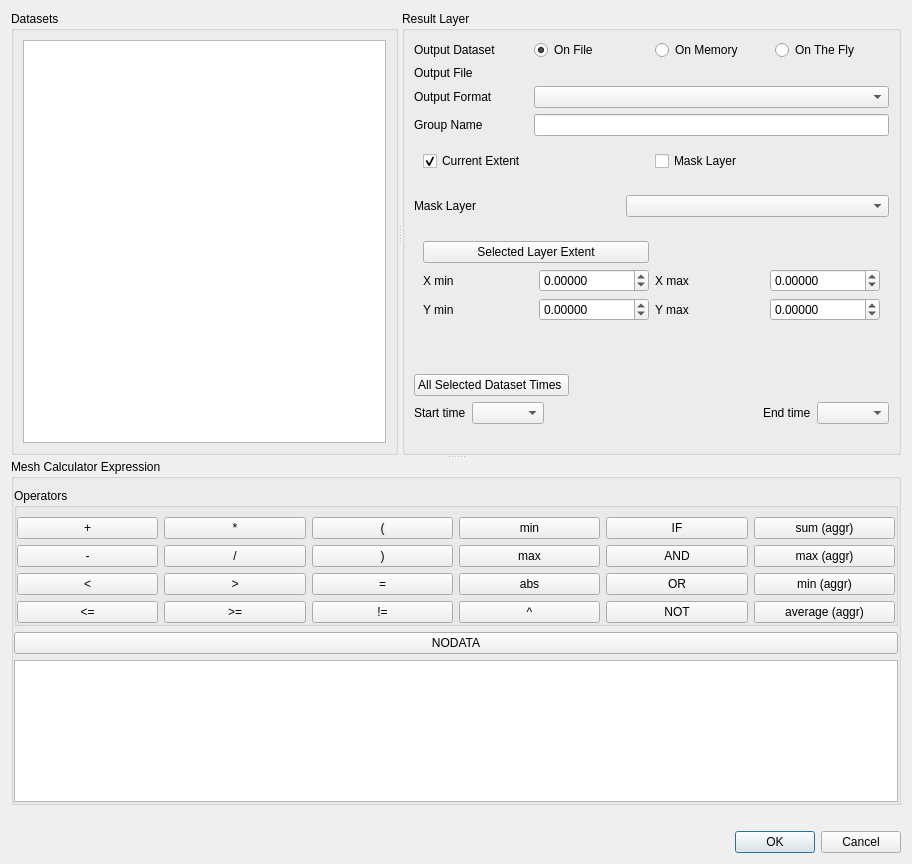
<?xml version="1.0" encoding="UTF-8"?>
<ui version="4.0">
 <class>QgsMeshCalculatorDialogBase</class>
 <widget class="QDialog" name="QgsMeshCalculatorDialogBase">
  <property name="geometry">
   <rect>
    <x>0</x>
    <y>0</y>
    <width>912</width>
    <height>864</height>
   </rect>
  </property>
  <property name="windowTitle">
   <string>Mesh calculator</string>
  </property>
  <layout class="QVBoxLayout" name="verticalLayout_3">
   <item>
    <widget class="QSplitter" name="splitter_2">
     <property name="orientation">
      <enum>Qt::Vertical</enum>
     </property>
     <widget class="QSplitter" name="splitter">
      <property name="orientation">
       <enum>Qt::Horizontal</enum>
      </property>
      <widget class="QGroupBox" name="mRasterBandsGroupBox">
       <property name="title">
        <string>Datasets</string>
       </property>
       <layout class="QGridLayout" name="gridLayout_2">
        <item row="0" column="0">
         <widget class="QListView" name="mDatasetsListWidget"/>
        </item>
       </layout>
      </widget>
      <widget class="QGroupBox" name="mResultGroupBox">
       <property name="title">
        <string>Result Layer</string>
       </property>
       <layout class="QVBoxLayout" name="verticalLayout_4">
        <item>
         <layout class="QGridLayout" name="gridLayout_5">
          <item row="2" column="0">
           <widget class="QLabel" name="mOutputFormatLabel">
            <property name="text">
             <string>Output Format</string>
            </property>
           </widget>
          </item>
          <item row="1" column="0">
           <widget class="QLabel" name="label_4">
            <property name="text">
             <string>Output File</string>
            </property>
           </widget>
          </item>
          <item row="0" column="1">
           <widget class="QRadioButton" name="mOutputOnFileRadioButton">
            <property name="text">
             <string>On File</string>
            </property>
            <property name="checked">
             <bool>true</bool>
            </property>
           </widget>
          </item>
          <item row="0" column="0">
           <widget class="QLabel" name="mOutputDatasetLabel">
            <property name="text">
             <string>Output Dataset</string>
            </property>
           </widget>
          </item>
          <item row="3" column="0">
           <widget class="QLabel" name="mOutputFormatLabel_2">
            <property name="text">
             <string>Group Name</string>
            </property>
           </widget>
          </item>
          <item row="0" column="2">
           <widget class="QRadioButton" name="mOutputOnMemoryRadioButton">
            <property name="text">
             <string>On Memory</string>
            </property>
           </widget>
          </item>
          <item row="0" column="3">
           <widget class="QRadioButton" name="mOutputOnTheFlyRadioButton">
            <property name="text">
             <string>On The Fly</string>
            </property>
           </widget>
          </item>
          <item row="1" column="1" colspan="3">
           <widget class="QgsFileWidget" name="mOutputDatasetFileWidget" native="true"/>
          </item>
          <item row="2" column="1" colspan="3">
           <widget class="QComboBox" name="mOutputFormatComboBox"/>
          </item>
          <item row="3" column="1" colspan="3">
           <widget class="QLineEdit" name="mOutputGroupNameLineEdit"/>
          </item>
         </layout>
        </item>
        <item>
         <widget class="QWidget" name="horizontalWidget" native="true">
          <layout class="QHBoxLayout" name="horizontalLayout_5">
           <item>
            <widget class="QCheckBox" name="useExtentCb">
             <property name="text">
              <string>Current Extent</string>
             </property>
             <property name="checked">
              <bool>true</bool>
             </property>
             <attribute name="buttonGroup">
              <string notr="true">buttonGroup</string>
             </attribute>
            </widget>
           </item>
           <item>
            <widget class="QCheckBox" name="useMaskCb">
             <property name="text">
              <string>Mask Layer</string>
             </property>
             <attribute name="buttonGroup">
              <string notr="true">buttonGroup</string>
             </attribute>
            </widget>
           </item>
          </layout>
         </widget>
        </item>
        <item>
         <widget class="QWidget" name="maskBox" native="true">
          <layout class="QHBoxLayout" name="maskBoxLayout" stretch="0,0">
           <property name="spacing">
            <number>6</number>
           </property>
           <property name="leftMargin">
            <number>0</number>
           </property>
           <property name="rightMargin">
            <number>0</number>
           </property>
           <item>
            <widget class="QLabel" name="label_3">
             <property name="minimumSize">
              <size>
               <width>206</width>
               <height>0</height>
              </size>
             </property>
             <property name="text">
              <string>Mask Layer       </string>
             </property>
            </widget>
           </item>
           <item>
            <widget class="QgsMapLayerComboBox" name="cboLayerMask">
             <property name="sizePolicy">
              <sizepolicy hsizetype="Expanding" vsizetype="Fixed">
               <horstretch>0</horstretch>
               <verstretch>0</verstretch>
              </sizepolicy>
             </property>
             <property name="editable">
              <bool>false</bool>
             </property>
            </widget>
           </item>
          </layout>
         </widget>
        </item>
        <item>
         <widget class="QWidget" name="extendBox" native="true">
          <property name="sizePolicy">
           <sizepolicy hsizetype="Minimum" vsizetype="Minimum">
            <horstretch>0</horstretch>
            <verstretch>0</verstretch>
           </sizepolicy>
          </property>
          <layout class="QGridLayout" name="gridLayout_3">
           <item row="1" column="0">
            <widget class="QLabel" name="mXMinLabel">
             <property name="text">
              <string>X min</string>
             </property>
            </widget>
           </item>
           <item row="1" column="3">
            <widget class="QgsDoubleSpinBox" name="mXMaxSpinBox">
             <property name="decimals">
              <number>5</number>
             </property>
             <property name="minimum">
              <double>-999999999.000000000000000</double>
             </property>
             <property name="maximum">
              <double>999999999.000000000000000</double>
             </property>
            </widget>
           </item>
           <item row="1" column="2">
            <widget class="QLabel" name="mXMaxLabel">
             <property name="text">
              <string>X max</string>
             </property>
            </widget>
           </item>
           <item row="2" column="2">
            <widget class="QLabel" name="mYMaxLabel">
             <property name="text">
              <string>Y max</string>
             </property>
            </widget>
           </item>
           <item row="1" column="1">
            <widget class="QgsDoubleSpinBox" name="mXMinSpinBox">
             <property name="decimals">
              <number>5</number>
             </property>
             <property name="minimum">
              <double>-999999999.000000000000000</double>
             </property>
             <property name="maximum">
              <double>999999999.000000000000000</double>
             </property>
            </widget>
           </item>
           <item row="2" column="3">
            <widget class="QgsDoubleSpinBox" name="mYMaxSpinBox">
             <property name="decimals">
              <number>5</number>
             </property>
             <property name="minimum">
              <double>-999999999.000000000000000</double>
             </property>
             <property name="maximum">
              <double>999999999.000000000000000</double>
             </property>
            </widget>
           </item>
           <item row="2" column="0">
            <widget class="QLabel" name="mYMinLabel">
             <property name="text">
              <string>Y min</string>
             </property>
            </widget>
           </item>
           <item row="2" column="1">
            <widget class="QgsDoubleSpinBox" name="mYMinSpinBox">
             <property name="decimals">
              <number>5</number>
             </property>
             <property name="minimum">
              <double>-999999999.000000000000000</double>
             </property>
             <property name="maximum">
              <double>999999999.000000000000000</double>
             </property>
            </widget>
           </item>
           <item row="0" column="0" colspan="2">
            <widget class="QPushButton" name="mCurrentLayerExtentButton">
             <property name="text">
              <string>Selected Layer Extent</string>
             </property>
            </widget>
           </item>
          </layout>
         </widget>
        </item>
        <item>
         <spacer name="verticalSpacer_3">
          <property name="orientation">
           <enum>Qt::Vertical</enum>
          </property>
          <property name="sizeHint" stdset="0">
           <size>
            <width>20</width>
            <height>40</height>
           </size>
          </property>
         </spacer>
        </item>
        <item>
         <spacer name="verticalSpacer">
          <property name="orientation">
           <enum>Qt::Vertical</enum>
          </property>
          <property name="sizeHint" stdset="0">
           <size>
            <width>20</width>
            <height>40</height>
           </size>
          </property>
         </spacer>
        </item>
        <item>
         <layout class="QHBoxLayout" name="horizontalLayout_2">
          <item>
           <widget class="QPushButton" name="mAllTimesButton">
            <property name="text">
             <string>All Selected Dataset Times </string>
            </property>
           </widget>
          </item>
          <item>
           <spacer name="horizontalSpacer_4">
            <property name="orientation">
             <enum>Qt::Horizontal</enum>
            </property>
            <property name="sizeHint" stdset="0">
             <size>
              <width>40</width>
              <height>20</height>
             </size>
            </property>
           </spacer>
          </item>
         </layout>
        </item>
        <item>
         <layout class="QGridLayout" name="gridLayout_4">
          <item row="2" column="4">
           <widget class="QComboBox" name="mEndTimeComboBox"/>
          </item>
          <item row="2" column="3">
           <widget class="QLabel" name="label_2">
            <property name="text">
             <string>End time</string>
            </property>
           </widget>
          </item>
          <item row="2" column="0">
           <widget class="QLabel" name="label">
            <property name="text">
             <string>Start time</string>
            </property>
           </widget>
          </item>
          <item row="2" column="2">
           <spacer name="horizontalSpacer">
            <property name="orientation">
             <enum>Qt::Horizontal</enum>
            </property>
            <property name="sizeHint" stdset="0">
             <size>
              <width>10</width>
              <height>20</height>
             </size>
            </property>
           </spacer>
          </item>
          <item row="2" column="1">
           <widget class="QComboBox" name="mStartTimeComboBox"/>
          </item>
         </layout>
        </item>
        <item>
         <spacer name="verticalSpacer_2">
          <property name="orientation">
           <enum>Qt::Vertical</enum>
          </property>
          <property name="sizeHint" stdset="0">
           <size>
            <width>20</width>
            <height>40</height>
           </size>
          </property>
         </spacer>
        </item>
       </layout>
       <zorder>maskBox</zorder>
       <zorder>extendBox</zorder>
       <zorder>horizontalWidget</zorder>
      </widget>
     </widget>
     <widget class="QWidget" name="verticalLayoutWidget">
      <layout class="QVBoxLayout" name="verticalLayout">
       <item>
        <widget class="QGroupBox" name="groupBox">
         <property name="title">
          <string>Mesh Calculator Expression</string>
         </property>
         <layout class="QVBoxLayout" name="verticalLayout_2">
          <property name="leftMargin">
           <number>0</number>
          </property>
          <property name="rightMargin">
           <number>0</number>
          </property>
          <property name="bottomMargin">
           <number>0</number>
          </property>
          <item>
           <widget class="QgsCollapsibleGroupBox" name="mOperatorsGroupBox">
            <property name="title">
             <string>Operators</string>
            </property>
            <layout class="QGridLayout" name="gridLayout">
             <property name="leftMargin">
              <number>0</number>
             </property>
             <property name="rightMargin">
              <number>0</number>
             </property>
             <property name="bottomMargin">
              <number>0</number>
             </property>
             <item row="3" column="0">
              <widget class="QPushButton" name="mLesserEqualButton">
               <property name="text">
                <string>&lt;=</string>
               </property>
              </widget>
             </item>
             <item row="3" column="1">
              <widget class="QPushButton" name="mGreaterEqualButton">
               <property name="text">
                <string>&gt;=</string>
               </property>
              </widget>
             </item>
             <item row="1" column="1">
              <widget class="QPushButton" name="mDividePushButton">
               <property name="text">
                <string>/</string>
               </property>
              </widget>
             </item>
             <item row="0" column="1">
              <widget class="QPushButton" name="mMultiplyPushButton">
               <property name="text">
                <string>*</string>
               </property>
              </widget>
             </item>
             <item row="0" column="0">
              <widget class="QPushButton" name="mPlusPushButton">
               <property name="text">
                <string>+</string>
               </property>
              </widget>
             </item>
             <item row="1" column="5">
              <widget class="QPushButton" name="mMaxButton">
               <property name="text">
                <string>max</string>
               </property>
              </widget>
             </item>
             <item row="2" column="4">
              <widget class="QPushButton" name="mEqualButton">
               <property name="text">
                <string>=</string>
               </property>
              </widget>
             </item>
             <item row="2" column="1">
              <widget class="QPushButton" name="mGreaterButton">
               <property name="text">
                <string>&gt;</string>
               </property>
              </widget>
             </item>
             <item row="2" column="0">
              <widget class="QPushButton" name="mLessButton">
               <property name="text">
                <string>&lt;</string>
               </property>
              </widget>
             </item>
             <item row="2" column="5">
              <widget class="QPushButton" name="mAbsButton">
               <property name="text">
                <string>abs</string>
               </property>
              </widget>
             </item>
             <item row="3" column="4">
              <widget class="QPushButton" name="mNotEqualButton">
               <property name="text">
                <string>!=</string>
               </property>
              </widget>
             </item>
             <item row="0" column="5">
              <widget class="QPushButton" name="mMinButton">
               <property name="text">
                <string>min</string>
               </property>
              </widget>
             </item>
             <item row="0" column="4">
              <widget class="QPushButton" name="mOpenBracketPushButton">
               <property name="text">
                <string>(</string>
               </property>
              </widget>
             </item>
             <item row="1" column="4">
              <widget class="QPushButton" name="mCloseBracketPushButton">
               <property name="text">
                <string>)</string>
               </property>
              </widget>
             </item>
             <item row="0" column="6">
              <widget class="QPushButton" name="mIfButton">
               <property name="text">
                <string>IF</string>
               </property>
              </widget>
             </item>
             <item row="1" column="6">
              <widget class="QPushButton" name="mAndButton">
               <property name="text">
                <string>AND</string>
               </property>
              </widget>
             </item>
             <item row="2" column="6">
              <widget class="QPushButton" name="mOrButton">
               <property name="text">
                <string>OR</string>
               </property>
              </widget>
             </item>
             <item row="3" column="6">
              <widget class="QPushButton" name="mNotButton">
               <property name="text">
                <string>NOT</string>
               </property>
              </widget>
             </item>
             <item row="3" column="5">
              <widget class="QPushButton" name="mPowButton">
               <property name="text">
                <string>^</string>
               </property>
              </widget>
             </item>
             <item row="0" column="13">
              <widget class="QPushButton" name="mSumAggrButton">
               <property name="text">
                <string>sum (aggr)</string>
               </property>
              </widget>
             </item>
             <item row="1" column="13">
              <widget class="QPushButton" name="mMaxAggrButton">
               <property name="text">
                <string>max (aggr)</string>
               </property>
              </widget>
             </item>
             <item row="2" column="13">
              <widget class="QPushButton" name="mMinAggrButton">
               <property name="text">
                <string>min (aggr)</string>
               </property>
              </widget>
             </item>
             <item row="3" column="13">
              <widget class="QPushButton" name="mAverageAggrButton">
               <property name="text">
                <string>average (aggr)</string>
               </property>
              </widget>
             </item>
             <item row="1" column="0">
              <widget class="QPushButton" name="mMinusPushButton">
               <property name="text">
                <string>-</string>
               </property>
              </widget>
             </item>
            </layout>
           </widget>
          </item>
          <item>
           <widget class="QPushButton" name="mNoDataButton">
            <property name="text">
             <string>NODATA</string>
            </property>
           </widget>
          </item>
          <item>
           <widget class="QTextEdit" name="mExpressionTextEdit"/>
          </item>
         </layout>
        </widget>
       </item>
      </layout>
     </widget>
    </widget>
   </item>
   <item>
    <widget class="QLabel" name="mExpressionValidLabel">
     <property name="text">
      <string/>
     </property>
    </widget>
   </item>
   <item>
    <widget class="QDialogButtonBox" name="mButtonBox">
     <property name="orientation">
      <enum>Qt::Horizontal</enum>
     </property>
     <property name="standardButtons">
      <set>QDialogButtonBox::Cancel|QDialogButtonBox::Ok</set>
     </property>
    </widget>
   </item>
  </layout>
  <zorder>mButtonBox</zorder>
  <zorder>mExpressionValidLabel</zorder>
  <zorder>splitter_2</zorder>
 </widget>
 <customwidgets>
  <customwidget>
   <class>QgsCollapsibleGroupBox</class>
   <extends>QGroupBox</extends>
   <header>qgscollapsiblegroupbox.h</header>
   <container>1</container>
  </customwidget>
  <customwidget>
   <class>QgsMapLayerComboBox</class>
   <extends>QComboBox</extends>
   <header>qgsmaplayercombobox.h</header>
  </customwidget>
  <customwidget>
   <class>QgsFileWidget</class>
   <extends>QWidget</extends>
   <header>qgsfilewidget.h</header>
  </customwidget>
  <customwidget>
   <class>QgsDoubleSpinBox</class>
   <extends>QDoubleSpinBox</extends>
   <header>qgsdoublespinbox.h</header>
  </customwidget>
 </customwidgets>
 <tabstops>
  <tabstop>mXMinSpinBox</tabstop>
  <tabstop>mXMaxSpinBox</tabstop>
  <tabstop>mYMinSpinBox</tabstop>
  <tabstop>mYMaxSpinBox</tabstop>
  <tabstop>mPlusPushButton</tabstop>
  <tabstop>mMultiplyPushButton</tabstop>
  <tabstop>mMinusPushButton</tabstop>
  <tabstop>mDividePushButton</tabstop>
  <tabstop>mExpressionTextEdit</tabstop>
 </tabstops>
 <resources/>
 <connections>
  <connection>
   <sender>mButtonBox</sender>
   <signal>accepted()</signal>
   <receiver>QgsMeshCalculatorDialogBase</receiver>
   <slot>accept()</slot>
   <hints>
    <hint type="sourcelabel">
     <x>248</x>
     <y>254</y>
    </hint>
    <hint type="destinationlabel">
     <x>157</x>
     <y>274</y>
    </hint>
   </hints>
  </connection>
  <connection>
   <sender>mButtonBox</sender>
   <signal>rejected()</signal>
   <receiver>QgsMeshCalculatorDialogBase</receiver>
   <slot>reject()</slot>
   <hints>
    <hint type="sourcelabel">
     <x>316</x>
     <y>260</y>
    </hint>
    <hint type="destinationlabel">
     <x>286</x>
     <y>274</y>
    </hint>
   </hints>
  </connection>
 </connections>
 <buttongroups>
  <buttongroup name="buttonGroup"/>
 </buttongroups>
</ui>
